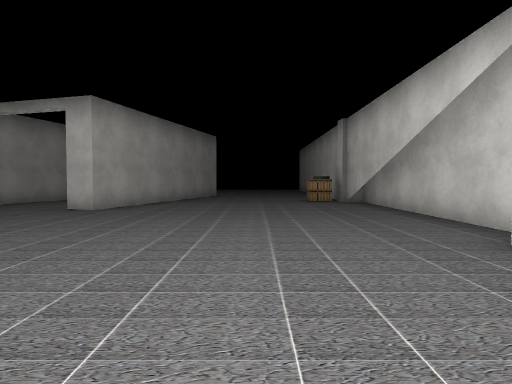
view 1 (above)

24 first-person views from a walk through a 3-D level made in the Unity game engine. The camera is 1.3 m above the floor, tilts 2° down and sees 75° across. The floor is counted in squares, 1.89 m on a side. Each view is taken from the middle of a square. On the plan, view 1 faces up. The plan holds only what a view shows up to about 10 squares ahead; the rest is blank. The place goes on beyond the plan. The player is left out. Some animated figures are not drawn. Some surface patterns are stand-ins.

view 2
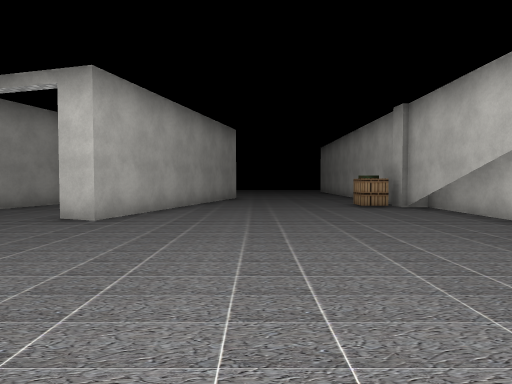

view 3
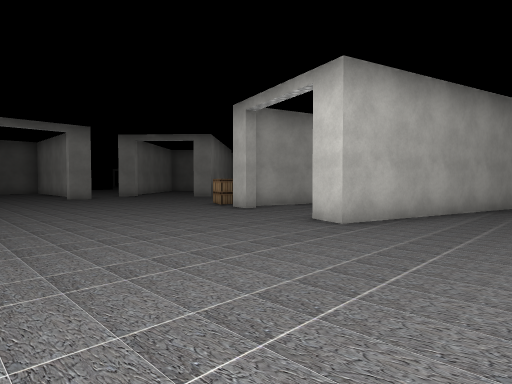

view 4
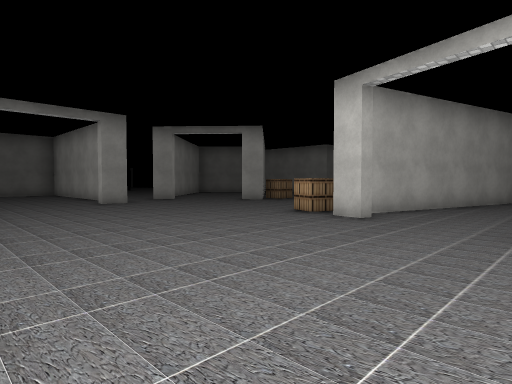

view 5
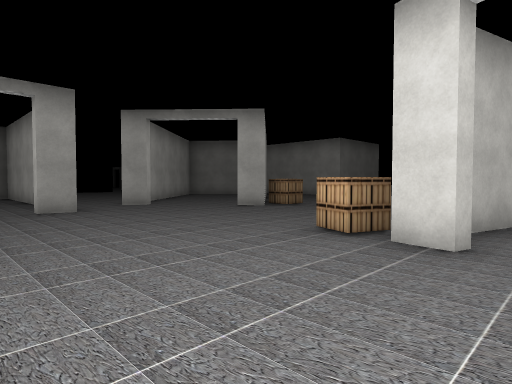

view 6
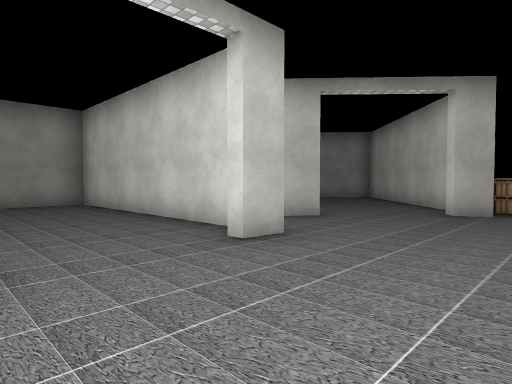

view 7
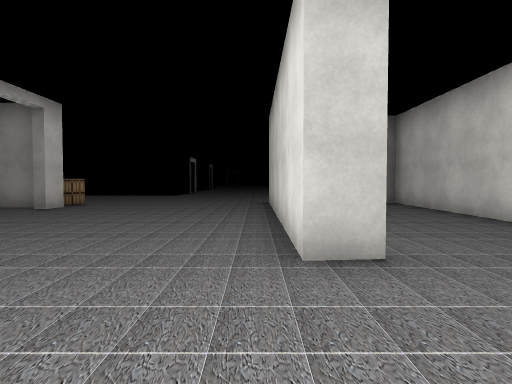

view 8
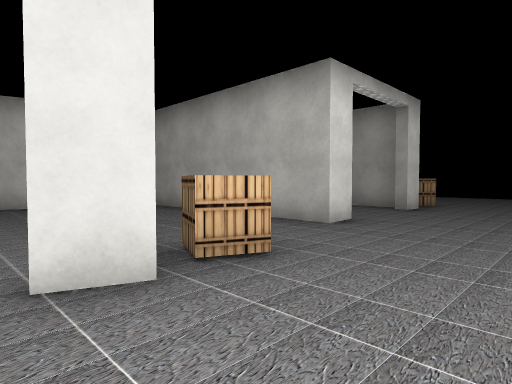

view 9
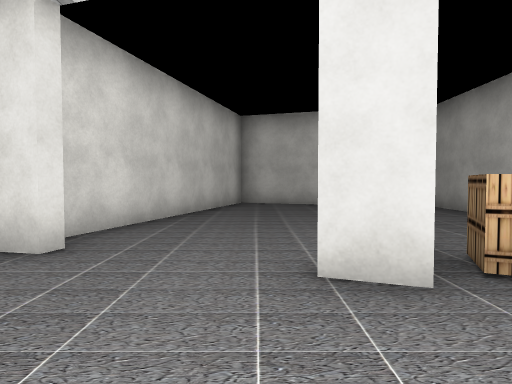

view 10
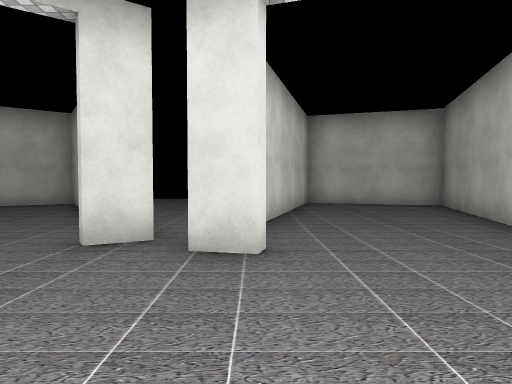

view 11
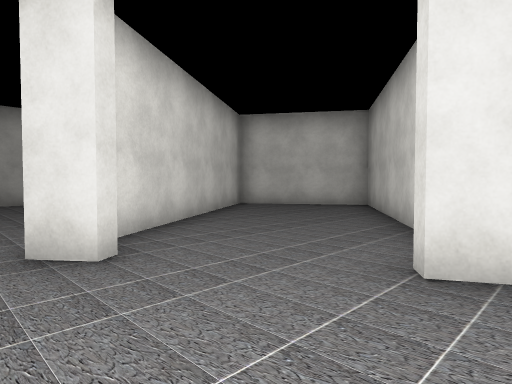

view 12
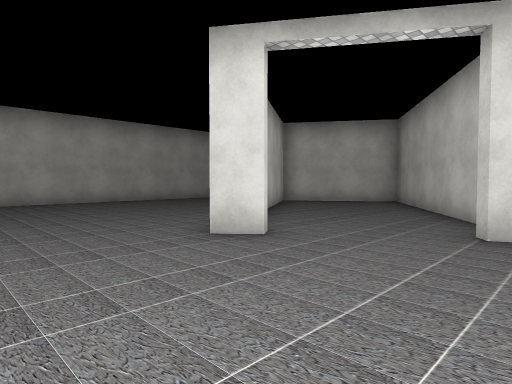

view 13
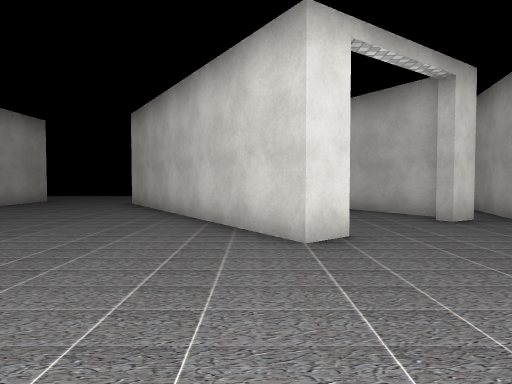

view 14
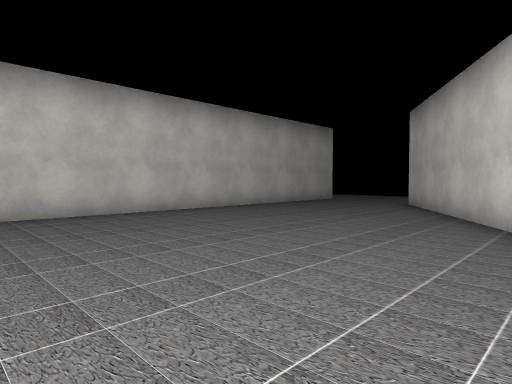

view 15
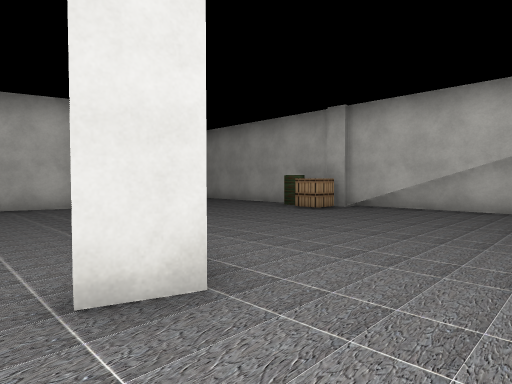

view 16
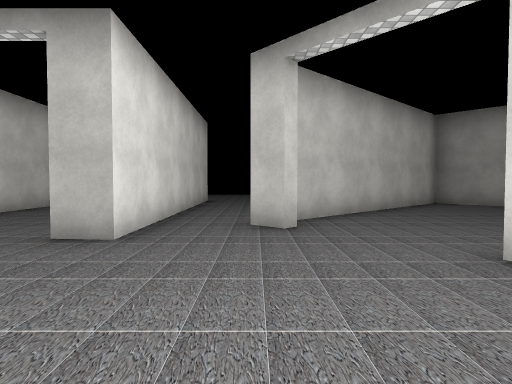

view 17
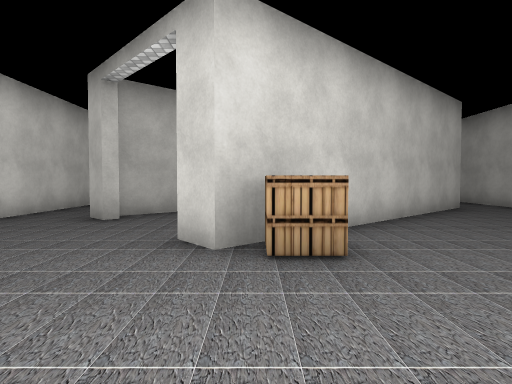

view 18
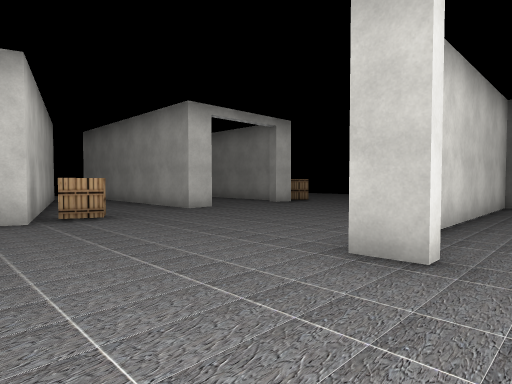

view 19
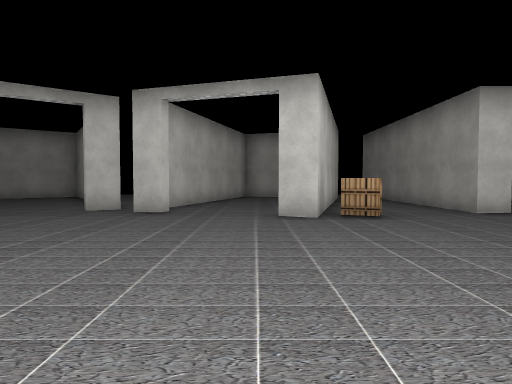

view 20
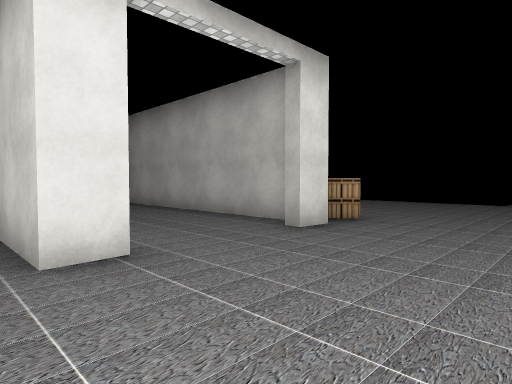

view 21
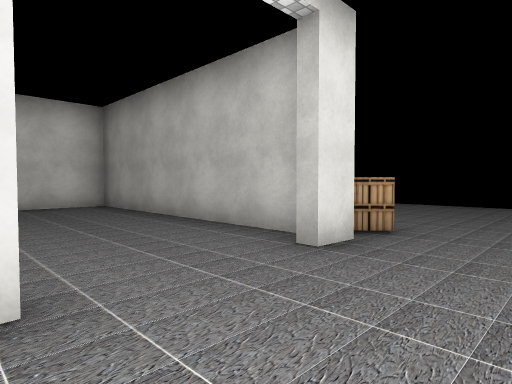

view 22
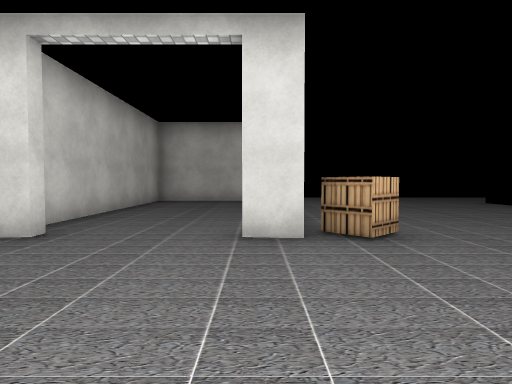

view 23
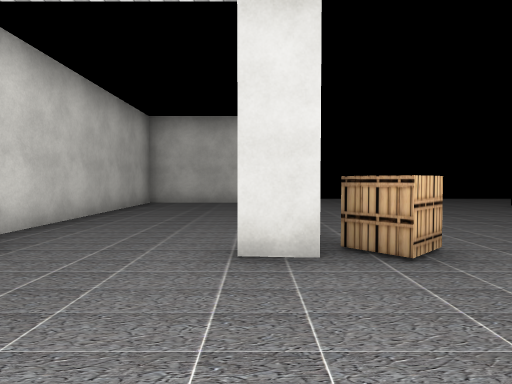

view 24
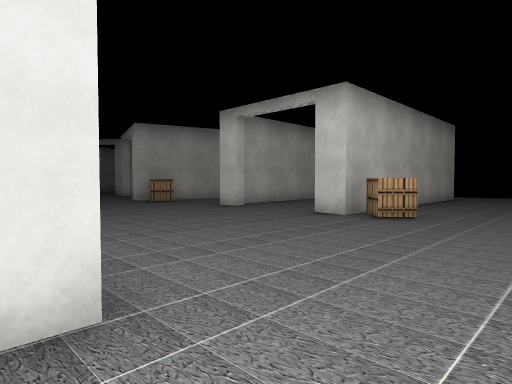

### Floor plan
Points are (right, up) in squares from view 1. A wall is a line through its corners. A room is listed if a view was taken in it or the views show most of it. See-through windows are left out.
Room 1 (views 1, 2, 3, 4, 5, 6, 7, 8, 9, 10, 11, 12, 13, 14, 15, 16, 17, 18, 19, 20, 21, 22, 23, 24)
walls: (-13.8, 4.1) (-13.8, 3.4) (-20.5, 3.4); (-9.1, -2) (-8.2, -2.3); (-16.4, -1.9) (-15.6, -1.9) (-15.6, -5.6); (-14.8, 7.2) (-21.1, 7.2) (-21.1, 5.2); (-12.8, -4) (-14.1, -8.1) (-10.9, -9); (-7.9, -2.9) (-7.2, -2.4) (-7, -2.7); (-7.4, -3.2) (-3.7, -8.7) (-0.6, -6.7) (-4.1, -1.5); (-4.9, -1.3) (-5.1, -1) (-4.5, -0.6) (-0.3, -6.8); (-14.6, 9.4) (-15.2, 8.9); (-6.8, 8.5) (-7.5, 8.7); (-19.6, -1.9) (-18.7, -1.9); (-19.4, -2.4) (-19.4, -9.2) (-17.5, -9.2); (-13.7, -6.5) (-12.1, -1.1) (-11.3, -1.3); (-21.1, 3.6) (-16, 3.6); (-21.3, 3.4) (-21.3, 3.9); (-20.1, 7.4) (-13.8, 7.4) (-13.8, 6.6); (-13.3, 12.5) (-14.9, 14.2); (-10.5, -9.1) (-8.7, -2.9); (-19.6, -6.8) (-19.6, -2.4); (-15.8, -9) (-15.8, -2.8); (-15.9, 15.5) (-12.3, 11.6) (-12.9, 11); (-2.3, 12.9) (-3.7, 7.7) (-4.5, 7.9); (-5.6, 15.3) (-7.3, 9.2); (-18.7, 15.5) (-20, 14.3) (-15.4, 9.4); (3.4, 4.4) (3.4, 10.4); (2.8, 7.8) (2.8, 12.2); (-2.4, 14.8) (-3.8, 15.2); (2.8, -4.4) (2.8, 2.1); (2.8, -7.1) (2.8, -5.9)
ways out: opening at (-15, -6)
objects: box (-20, -2); box (-13, -2) to (-13, -1); box (-12, 12); box (-8, 9); box (2, 11); barrel (2, 12)

Where each view was taken, in squares from view 1:
view 1: 0 up, 0 right, facing up
view 2: 2 up, 1 left, facing up
view 3: 3 up, 1 left, facing up-left
view 4: 3 up, 4 left, facing up-left
view 5: 5 up, 6 left, facing up-left
view 6: 4 up, 11 left, facing up-left
view 7: 3 up, 11 left, facing left
view 8: 1 up, 11 left, facing down-left
view 9: 1 up, 11 left, facing down
view 10: 1 up, 9 left, facing down
view 11: 0 up, 8 left, facing down-right
view 12: 2 up, 8 left, facing down-right
view 13: 3 up, 4 left, facing down
view 14: 3 up, 4 left, facing down-right
view 15: 6 up, 5 left, facing up-right
view 16: 9 up, 10 left, facing left
view 17: 12 up, 9 left, facing left
view 18: 5 up, 11 left, facing down-left
view 19: 5 up, 11 left, facing down
view 20: 1 up, 15 left, facing down-left
view 21: 0 up, 16 left, facing down-left
view 22: 2 up, 19 left, facing down
view 23: 1 up, 19 left, facing down
view 24: 4 up, 23 left, facing down-right
